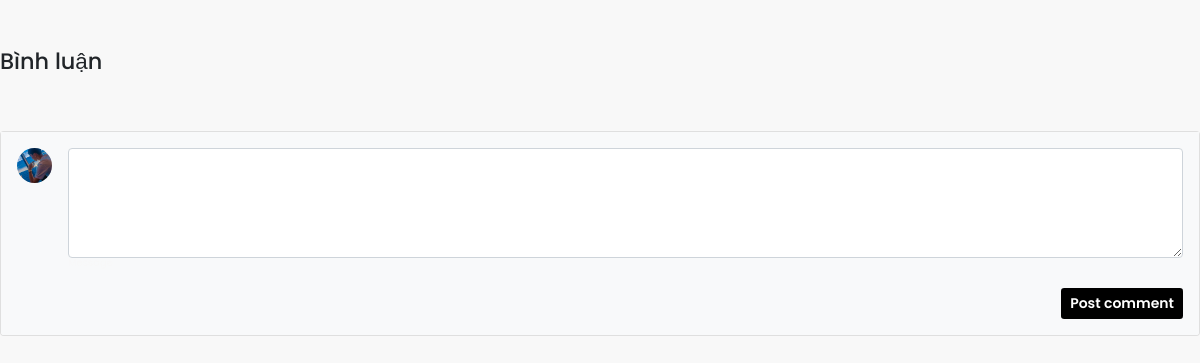
Before: /View/binhluan.php?id_sp=3 (signed in) with the older database file.
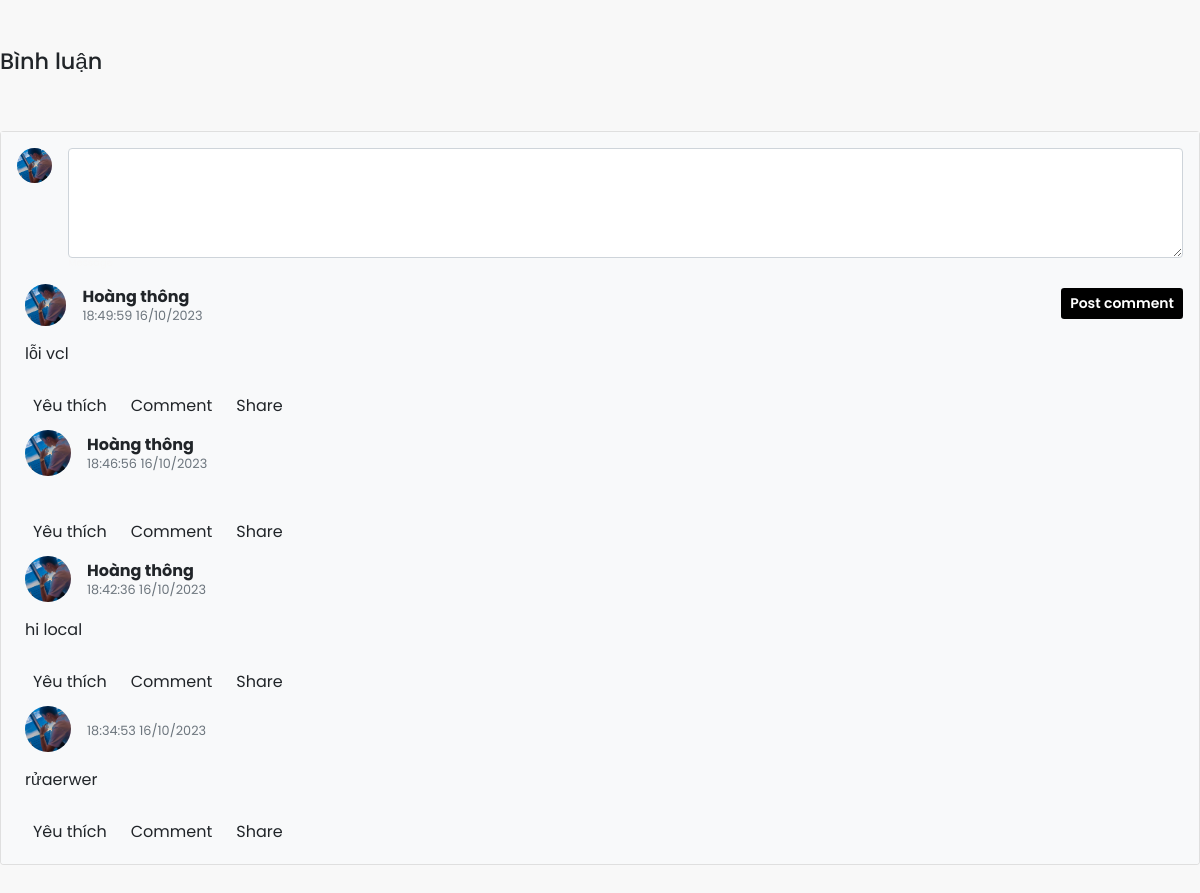
After: the same page with the newer database file.
### tables this page shows
CREATE TABLE `binh_luan` (
  `id_cmt` int(9) NOT NULL,
  `noi_dung` text NOT NULL,
  `ngay_cmt` varchar(50) NOT NULL,
  `ho_ten` varchar(100) NOT NULL,
  `id_user` int(9) NOT NULL,
  `id_sp` int(9) NOT NULL
);

### Dao/pdo.php (called while the page is built, shortened)
<?php
function pdo_get_connection(){
    $dburl = "mysql:host=localhost;dbname=anna;charset=utf8";
    $username = 'root';
    $password = '';
    $conn = new PDO($dburl, $username, $password);
    $conn->setAttribute(PDO::ATTR_ERRMODE, PDO::ERRMODE_EXCEPTION);
    return $conn;
}
function pdo_query($sql){
    $sql_args = array_slice(func_get_args(), 1);
    try{
        $conn = pdo_get_connection();
        $stmt = $conn->prepare($sql);
        $stmt->execute($sql_args);
        $rows = $stmt->fetchAll();
        return $rows;
    }
    catch(PDOException $e){
        throw $e;
    }
    finally{
        unset($conn);
    }
}

### Dao/binhluan.php (called while the page is built, shortened)
<?php
require_once 'pdo.php';
function binhluan_select_all(){
    $sql = "SELECT * FROM binh_luan ORDER BY id_cmt DESC";
    return pdo_query($sql);
}

### View/binhluan.php (the view, shortened to what this page needs)
<?php
include"../Dao/pdo.php";
include"../Dao/binhluan.php";
$dsbl = binhluan_select_all();
$html_cmt="";
foreach ($dsbl as $cmt) {
    extract($cmt);
    $html_cmt .='<div class="card-body">
    <div class="d-flex flex-start align-items-center"><img
            class="rounded-circle shadow-1-strong me-3 img-04"
            src="../View/layout/images/th2.jpg" alt="avatar">
        <div>
            <h6 class="fw-bold text-primary mb-1 text-dark fz-1">'.$ho_ten.'</h6>
            <p class="text-muted small mb-0 fz-08">'.$ngay_cmt.'</p>
        </div>
    </div>
    <p class="mt-3 mb-4 pb-2 fz-8 text-dark lh-base fz-1">'.$noi_dung.'</p>
    <div class="small d-flex justify-content-start"><a
            class="d-flex align-items-center me-3 unlink gap-2 text-dark" href="#!">
            <ion-icon class="fz-1" name="heart-outline"></ion-icon>
            <p class="mb-0 fz-1">Yêu thích</p>
        </a><a class="d-flex align-items-center me-3 unlink gap-2 text-dark" href="#!">
            <ion-icon class="fz-1" name="chatbox-ellipses-outline"></ion-icon>
            <p class="mb-0 fz-1">Comment</p>
        </a><a class="d-flex align-items-center me-3 unlink gap-2 text-dark" href="#!">
            <ion-icon class="fz-1" name="share-outline"></ion-icon>
            <p class="mb-0 fz-1"> Share</p>
        </a></div>
</div>';
};
?>
<link href="https://cdn.jsdelivr.net/npm/bootstrap@5.0.2/dist/css/bootstrap.min.css" rel="stylesheet"
>
<link rel="stylesheet" href="../View/layout/assets/css/app.css">
<h3 class="text-dark fz-14 fw-500 pt-5">Bình luận</h3>
<?php
if(isset($_SESSION['s_user'])&&(count($_SESSION['s_user'])>0)) {
?>
<form action="<?php echo $_SERVER['PHP_SELF']?>" method="post">
    <section>
        <div class="py-5">
            <div class="row">
                <div class="col-md-12">
                    <div class="card">
                        <div class="card-footer py-3 border-0" style="background-color: #f8f9fa;">
                            <div class="d-flex flex-start w-100"><img class="rounded-circle shadow-1-strong me-3 img-03"
                                    src="../View/layout/images/th2.jpg" alt="avatar">
                                <div class="form-outline w-100">
                                    <textarea name="noi_dung" class="form-control" id="textAreaExample" rows="4"
                                        style="background: #fff;"></textarea>
                                    <label class="form-label" for="textAreaExample">Message</label>
                                </div>
                            </div>
                            <div class="float-end mt-2 pt-1">
                                <button type="submit" name="guibinhluan" class="btn button-app btn-sm"
                                    type="button">Post comment</button>
                            </div>
                            <?=$html_cmt?>
                        </div>
                    </div>
                </div>
            </div>
        </div>
    </section>
</form>
<?php
}else{
$_SESSION['trang']="sanphamchitiet";
$_SESSION['id_sp']=$_GET['id_sp'];
echo"<a class='fz-1 fw-400' href='../index.php?pg=dangnhap' target='_parent'>Đăng nhập để bình luận</a>";
}?>

### View/layout/assets/css/app.css (style rules this page uses)
.fz-08 { font-size: 0.8rem; }
.fz-1 { font-size: 1rem; }
.fz-14 { font-size: 1.4rem; }
.fw-500 { font-weight: 500; }
.img-04 { width: 4%; height: 100%; object-fit: cover; }
.img-03 { width: 3%; height: 100%; object-fit: cover; }
.unlink { text-decoration: none; }
.card-body { padding: 0.5rem 0.5rem !important; }
.button-app { font-weight: 600; color: white; background-color: #000000; }
*, *:before, *:after { box-sizing: border-box; }
* { margin: 0; padding: 0; font: inherit; }
img, picture, svg, video { display: block; max-width: 100%; }
input, select, textarea { background-color: transparent; outline: none; }
button { cursor: pointer; background-color: transparent; outline: none; border: 0; }

Changed rows visible on the page:
added binh_luan: ho_ten "Hoàng thông", ngay_cmt "18:49:59 16/10/2023", noi_dung "lỗi vcl"
added binh_luan: ho_ten "Hoàng thông", ngay_cmt "18:46:56 16/10/2023"
added binh_luan: ho_ten "Hoàng thông", ngay_cmt "18:42:36 16/10/2023", noi_dung "hi local"
added binh_luan: ngay_cmt "18:34:53 16/10/2023", noi_dung "rửaerwer"
